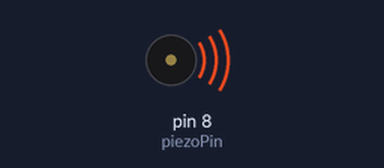
This sketch was run on a simulated Arduino Uno, built with avr-gcc and run on an emulated ATmega328P. On the bench: buzzer (waves = sounding).

Above: at 0.12 s.
At 6.1 s:
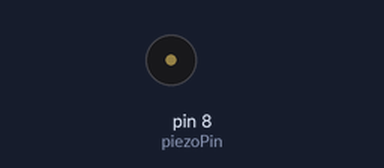
Timing chart, 0 to 7.7 s (numbered marks = the images above):
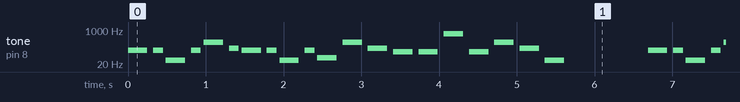

Measured:
- by itself, tone on pin 8 (piezoPin): plays 98 Hz for 0.25 s, 98 Hz for 0.13 s, 31 Hz for 0.25 s, 98 Hz for 0.13 s, 247 Hz for 0.25 s, 123 Hz for 0.13 s … (392 notes in this stretch)

The sketch:

exp09_melody.ino
```cpp
/************************************************************************************
* IMBRAX - INDUSTRIA MECATRONICA BRASILEIRA
* Nome: exp09_melodia
* Descricao: Toca uma melodia
*
* Escrito originalmente por: Tom Igoe - http://arduino.cc/en/Tutorial/Tone
* Data: 21/01/2010, atualizado em 14/10/2010
* Modificado por Diego W. Antunes <diego@imbrax.com.br> em 01/10/2011
*************************************************************************************/

#include "pitches.h"

/************************************************************************************
* Constantes utilizadas no programa
************************************************************************************/
const int piezoPin = 8;

// notass na melodia:
const int melodia[] = { //250, 250, 280, 250, 335, 318};
NOTE_G2, NOTE_G2, NOTE_B0, NOTE_G2, NOTE_B3, NOTE_B2,
NOTE_G2, NOTE_G2, NOTE_B0, NOTE_G2, NOTE_E1, NOTE_B3, NOTE_B2,
NOTE_E2, NOTE_E2, NOTE_E5, NOTE_E2, NOTE_B3, NOTE_B2, NOTE_B0,
NOTE_E3, NOTE_E3, NOTE_E2, NOTE_B3, NOTE_E1, NOTE_B3, NOTE_B3};

// Duracao das notas: 4 = quarto de nota, 8 = oitavo de nota, etc.:
const int duracaoNotas[] = { 4, 8, 4, 8, 4, 8, 4, 8, 4, 8, 4, 4, 4, 4, 4, 4, 4, 4, 4, 4, 4, 4, 4, 4 };

/************************************************************************************
* Funcao: setup
* Descricao: Faz a configuracao e inicializacao de algumas variaveis importantes
* Notas:
************************************************************************************/
void setup()
{
  pinMode(piezoPin, OUTPUT);
}

/************************************************************************************
* Funcao: loop
* Descricao: Loop principal onde o microcontrolador deve passar a maior parte do tempo
* Notas:
************************************************************************************/
void loop() {

  // Varre as notas da melodia
  for (int estaNota = 0; estaNota < 20; estaNota++) {

    // Para calcular o duracao de uma nota, pegue um segundo e divida pelo tipo da nota
    // ex. quarta da nota = 1000 / 4, oitava da nota = 1000/8, etc.
    int duracaoNota = 1000 / duracaoNotas[estaNota];

// Syntaxe da funcao tone
// tone(pin, frequency)
// tone(pin, frequency, duration)
    tone(piezoPin, melodia[estaNota], duracaoNota);

    // Para distinguir as notas configure um tempo minimo entre elas
    // A duracao da nota + 30% parece funcionar bem
    int pausaEntreNotas = duracaoNota * 1.30;
    delay(pausaEntreNotas);

    // Para de tocar a nota
    noTone(piezoPin);
  }

  delay(1000);
}
```

pitches.h
```cpp
/*************************************************
 * Public Constants
 *************************************************/

#define NOTE_B0  31
#define NOTE_C1  33
#define NOTE_CS1 35
#define NOTE_D1  37
#define NOTE_DS1 39
#define NOTE_E1  41
#define NOTE_F1  44
#define NOTE_FS1 46
#define NOTE_G1  49
#define NOTE_GS1 52
#define NOTE_A1  55
#define NOTE_AS1 58
#define NOTE_B1  62
#define NOTE_C2  65
#define NOTE_CS2 69
#define NOTE_D2  73
#define NOTE_DS2 78
#define NOTE_E2  82
#define NOTE_F2  87
#define NOTE_FS2 93
#define NOTE_G2  98
#define NOTE_GS2 104
#define NOTE_A2  110
#define NOTE_AS2 117
#define NOTE_B2  123
#define NOTE_C3  131
#define NOTE_CS3 139
#define NOTE_D3  147
#define NOTE_DS3 156
#define NOTE_E3  165
#define NOTE_F3  175
#define NOTE_FS3 185
#define NOTE_G3  196
#define NOTE_GS3 208
#define NOTE_A3  220
#define NOTE_AS3 233
#define NOTE_B3  247
#define NOTE_C4  262
#define NOTE_CS4 277
#define NOTE_D4  294
#define NOTE_DS4 311
#define NOTE_E4  330
#define NOTE_F4  349
#define NOTE_FS4 370
#define NOTE_G4  392
#define NOTE_GS4 415
#define NOTE_A4  440
#define NOTE_AS4 466
#define NOTE_B4  494
#define NOTE_C5  523
#define NOTE_CS5 554
#define NOTE_D5  587
#define NOTE_DS5 622
#define NOTE_E5  659
#define NOTE_F5  698
#define NOTE_FS5 740
#define NOTE_G5  784
#define NOTE_GS5 831
#define NOTE_A5  880
#define NOTE_AS5 932
#define NOTE_B5  988
#define NOTE_C6  1047
#define NOTE_CS6 1109
#define NOTE_D6  1175
#define NOTE_DS6 1245
#define NOTE_E6  1319
#define NOTE_F6  1397
#define NOTE_FS6 1480
#define NOTE_G6  1568
#define NOTE_GS6 1661
#define NOTE_A6  1760
#define NOTE_AS6 1865
#define NOTE_B6  1976
#define NOTE_C7  2093
#define NOTE_CS7 2217
#define NOTE_D7  2349
#define NOTE_DS7 2489
#define NOTE_E7  2637
#define NOTE_F7  2794
#define NOTE_FS7 2960
#define NOTE_G7  3136
#define NOTE_GS7 3322
#define NOTE_A7  3520
#define NOTE_AS7 3729
#define NOTE_B7  3951
#define NOTE_C8  4186
#define NOTE_CS8 4435
#define NOTE_D8  4699
#define NOTE_DS8 4978
```
